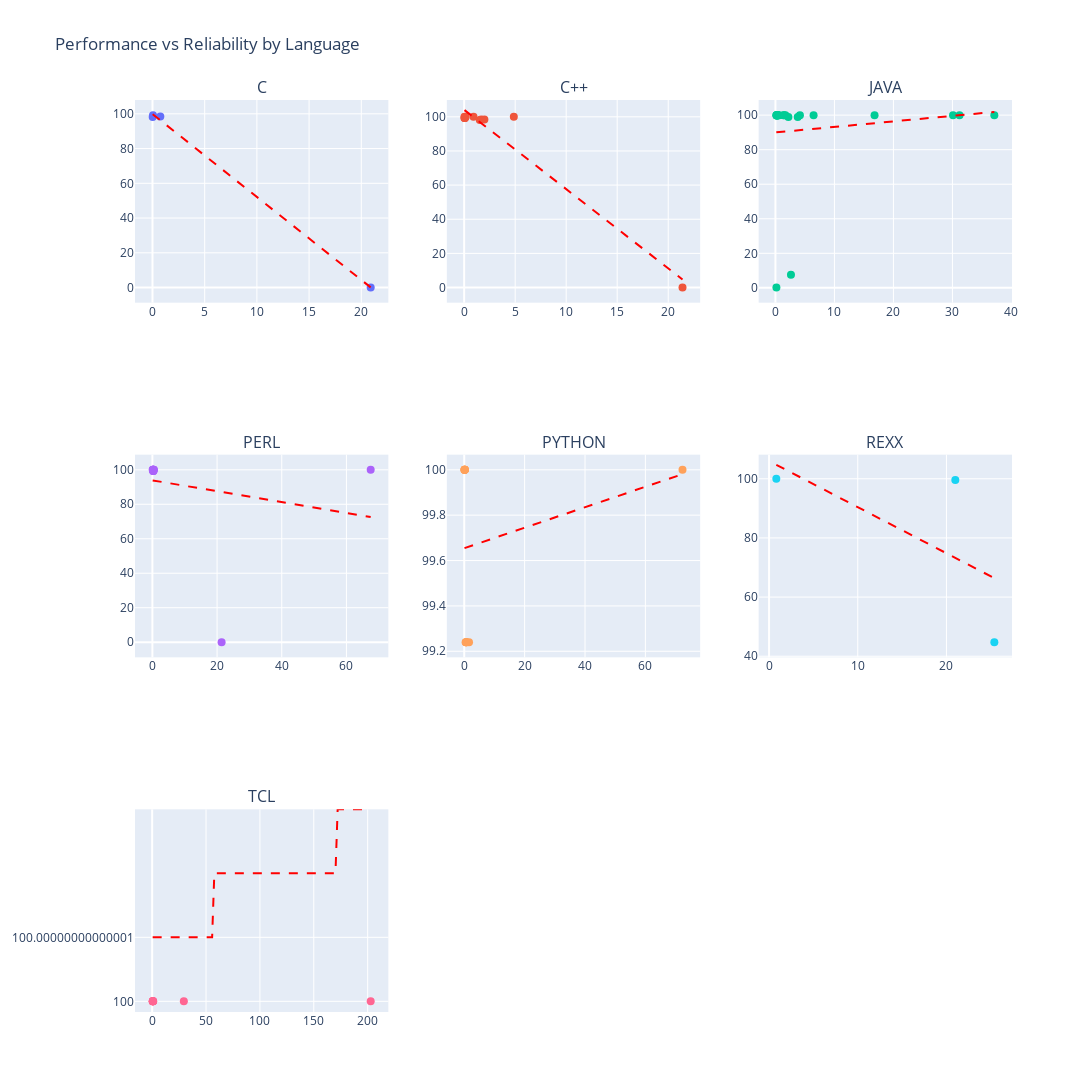
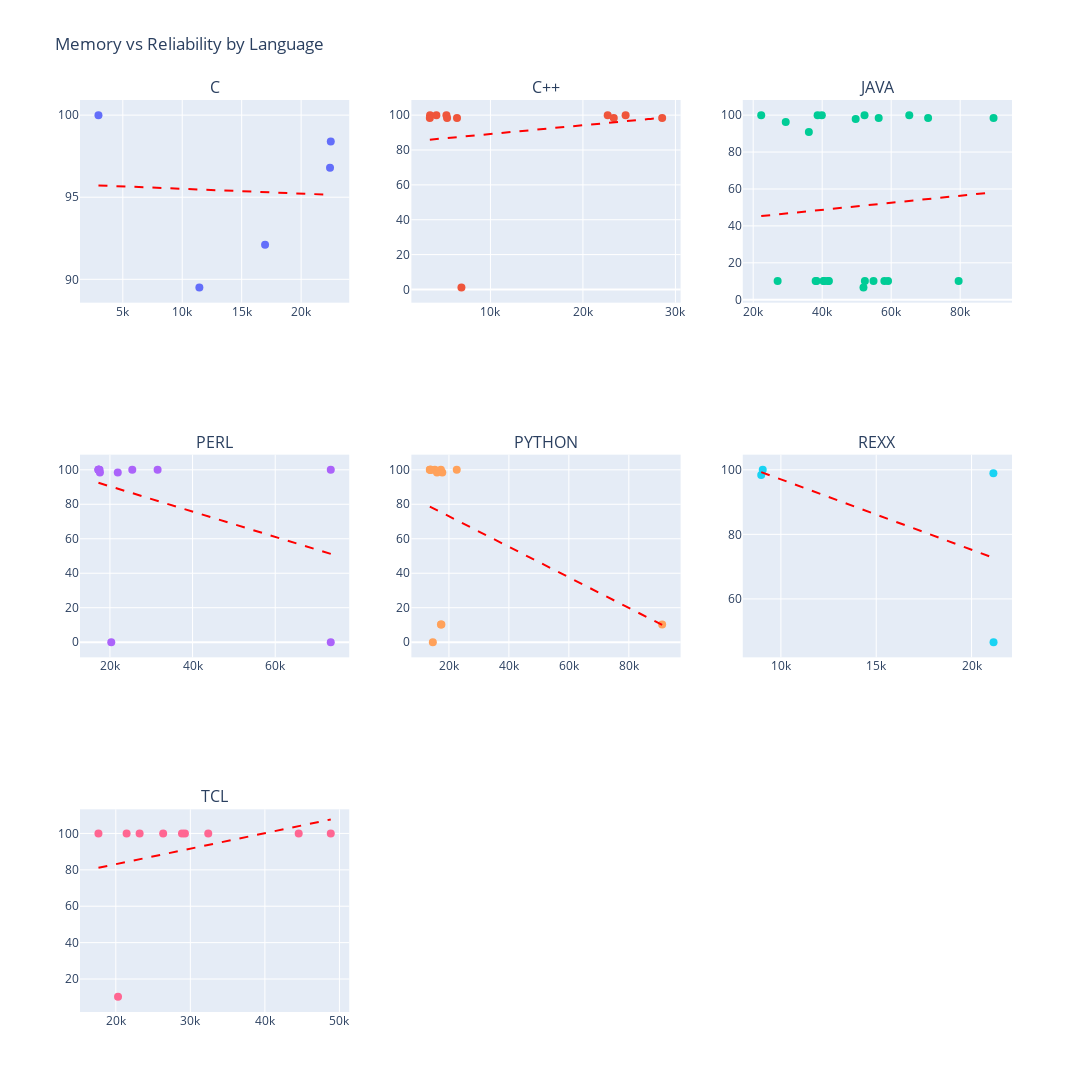
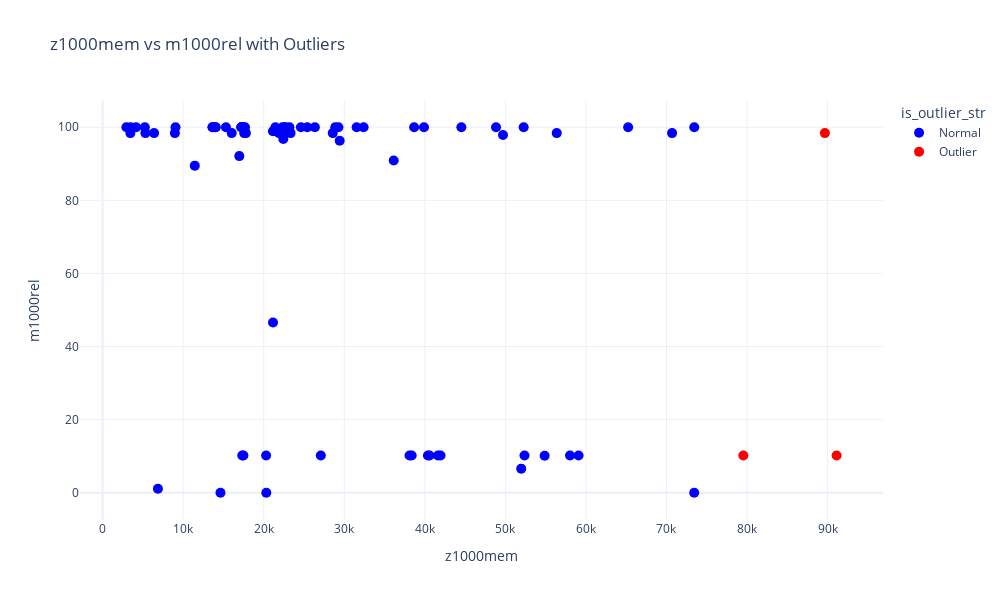

These figures' notebook cell, in order:
### Code cell
import pandas as pd
import numpy as np
import plotly.express as px
import plotly.graph_objects as go
from plotly.subplots import make_subplots
import warnings
warnings.filterwarnings('ignore')

# Set display options
pd.set_option('display.max_columns', None)
pd.set_option('display.width', None)

# ============================================================================
# SECTION 1: LOAD AND EXPLORE DATASET
# ============================================================================

# Load the dataset
df = pd.read_csv('assignment_3_dataset.csv', index_col=0)

print("Dataset Shape:", df.shape)
print("\nFirst Few Rows:")
print(df.head(10))
print("\nData Types:")
print(df.dtypes)

# ============================================================================
# SECTION 2: DATA CLEANING
# ============================================================================

df_clean = df.copy()

# Replace '??' and empty strings with NaN
df_clean = df_clean.replace('??', np.nan)
df_clean = df_clean.replace('', np.nan)

# Standardize language names to lowercase
df_clean['lang'] = df_clean['lang'].str.lower()

# Convert numeric columns
numeric_columns = ['z1000t', 'z0t', 'z1000mem', 'stmtL', 'z1000rel', 'm1000rel', 'whours']
for col in numeric_columns:
    df_clean[col] = pd.to_numeric(df_clean[col], errors='coerce')

print("\nCleaned Dataset Summary:")
print(df_clean.describe())

# ============================================================================
# SECTION 3: PERFORMANCE vs RELIABILITY (z1000t vs z1000rel)
# ============================================================================

df_perf_rel = df_clean[['person', 'lang', 'z1000t', 'z1000rel']].dropna()



# By-language scatter plots
languages = sorted(df_perf_rel['lang'].unique())
n_langs = len(languages)
cols = 3
rows = (n_langs + cols - 1) // cols

fig2 = make_subplots(
    rows=rows, cols=cols,
    subplot_titles=[f'{lang.upper()}' for lang in languages],
    specs=[[{'type': 'scatter'} for _ in range(cols)] for _ in range(rows)]
)

colors = px.colors.qualitative.Plotly

for idx, lang in enumerate(languages):
    row = idx // cols + 1
    col = idx % cols + 1
    lang_data = df_perf_rel[df_perf_rel['lang'] == lang]

    fig2.add_trace(
        go.Scatter(
            x=lang_data['z1000t'], y=lang_data['z1000rel'],
            mode='markers', marker=dict(size=8, color=colors[idx % len(colors)]),
            name=lang.upper(), text=lang_data['person'],
            hovertemplate='<b>%{text}</b><br>z1000t: %{x:.2f}<br>z1000rel: %{y:.2f}<extra></extra>',
            showlegend=False
        ), row=row, col=col
    )

    if len(lang_data) > 1:
        z = np.polyfit(lang_data['z1000t'], lang_data['z1000rel'], 1)
        p = np.poly1d(z)
        x_trend = np.linspace(lang_data['z1000t'].min(), lang_data['z1000t'].max(), 100)
        fig2.add_trace(
            go.Scatter(x=x_trend, y=p(x_trend), mode='lines',
                      line=dict(color='red', width=2, dash='dash'),
                      showlegend=False, hoverinfo='skip'),
            row=row, col=col
        )

fig2.update_layout(height=400*rows, width=1200, title_text='Performance vs Reliability by Language', showlegend=False)
fig2.show()

# ============================================================================
# SECTION 4: MEMORY vs RELIABILITY (z1000mem vs m1000rel)
# ============================================================================

df_mem_rel = df_clean[['person', 'lang', 'z1000mem', 'm1000rel']].dropna()



# By-language scatter plots for memory
fig4 = make_subplots(
    rows=rows, cols=cols,
    subplot_titles=[f'{lang.upper()}' for lang in languages],
    specs=[[{'type': 'scatter'} for _ in range(cols)] for _ in range(rows)]
)

for idx, lang in enumerate(languages):
    row = idx // cols + 1
    col = idx % cols + 1
    lang_data = df_mem_rel[df_mem_rel['lang'] == lang]

    fig4.add_trace(
        go.Scatter(
            x=lang_data['z1000mem'], y=lang_data['m1000rel'],
            mode='markers', marker=dict(size=8, color=colors[idx % len(colors)]),
            name=lang.upper(), text=lang_data['person'],
            hovertemplate='<b>%{text}</b><br>z1000mem: %{x:.0f}<br>m1000rel: %{y:.2f}<extra></extra>',
            showlegend=False
        ), row=row, col=col
    )

    if len(lang_data) > 1:
        z = np.polyfit(lang_data['z1000mem'], lang_data['m1000rel'], 1)
        p = np.poly1d(z)
        x_trend = np.linspace(lang_data['z1000mem'].min(), lang_data['z1000mem'].max(), 100)
        fig4.add_trace(
            go.Scatter(x=x_trend, y=p(x_trend), mode='lines',
                      line=dict(color='red', width=2, dash='dash'),
                      showlegend=False, hoverinfo='skip'),
            row=row, col=col
        )

fig4.update_layout(height=400*rows, width=1200, title_text='Memory vs Reliability by Language', showlegend=False)
fig4.show()

# ============================================================================
# SECTION 5: OUTLIER DETECTION
# ============================================================================

def detect_outliers_iqr(data):
    Q1 = data.quantile(0.25)
    Q3 = data.quantile(0.75)
    IQR = Q3 - Q1
    lower_bound = Q1 - 1.5 * IQR
    upper_bound = Q3 + 1.5 * IQR
    return (data < lower_bound) | (data > upper_bound), lower_bound, upper_bound


df_analysis_mem = df_clean[['person', 'lang', 'z1000mem', 'm1000rel']].dropna()
df_analysis_mem['is_outlier'] = detect_outliers_iqr(df_analysis_mem['z1000mem'])[0]
df_analysis_mem['is_outlier_str'] = df_analysis_mem['is_outlier'].map({True: 'Outlier', False: 'Normal'})

fig10 = px.scatter(df_analysis_mem, x='z1000mem', y='m1000rel', color='is_outlier_str',
                   hover_data=['person', 'lang'],
                   title='z1000mem vs m1000rel with Outliers',
                   color_discrete_map={'Outlier': 'red', 'Normal': 'blue'},
                   template='plotly_white')
fig10.update_traces(marker=dict(size=10))
fig10.update_layout(height=600, width=1000)
fig10.show()

print("\n" + "="*80)
print("ANALYSIS COMPLETE")
print("="*80)
